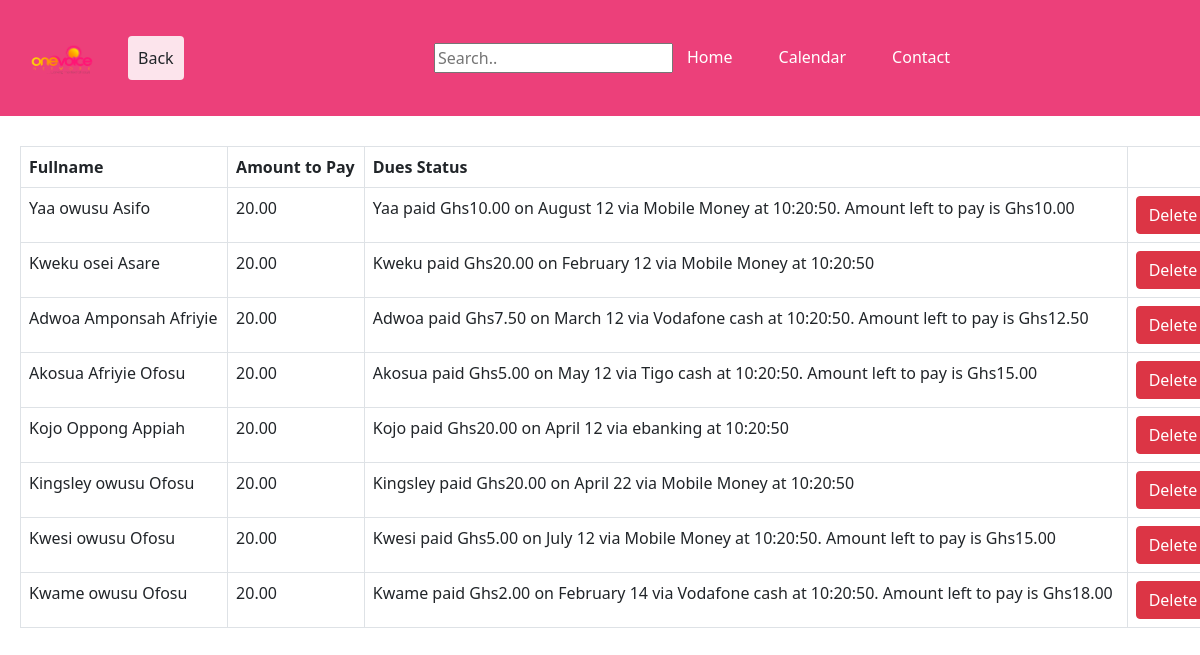
Page /php/dues.php on the committed database.
### tables this page shows
CREATE TABLE `duesmember` (
  `memduesID` int(11) DEFAULT NULL,
  `duesID` int(11) DEFAULT NULL,
  `totalamount` decimal(10,2) DEFAULT NULL,
  `paymentdate` datetime DEFAULT NULL,
  `modeofPayment` enum('Mobile Money','Vodafone cash','Tigo cash','ebanking') DEFAULT NULL
);

### php/dues.php (the view, shortened to what this page needs)
<?php
require __DIR__ ."/database_connection_test.php";
function listing($conn){
    $dues = mysqli_query($conn,"SELECT d.duesID, P.personID, concat(P.fname, ' ', P.middlename, ' ', P.lname) as Fullname, DM.totalamount,
    if (DM.totalamount>D.amountpaid, concat(P.fname, ' paid Ghs', D.amountpaid, ' on ', monthname(DM.paymentdate), ' ', day(DM.paymentdate), ' ',
    'via ', DM.modeofPayment, ' at ', time(DM.paymentdate), '.', ' Amount left to pay is Ghs', DM.totalamount-D.amountpaid),
    concat(P.fname, ' paid Ghs', D.amountpaid, ' on ', monthname(DM.paymentdate), ' ', day(DM.paymentdate), ' ',
    'via ', DM.modeofPayment, ' at ', time(DM.paymentdate))) as Dues
    from Dues as D Inner Join DuesMember as DM on D.duesID = DM.duesID
    Inner Join Person as P on P.personID = D.duesID");
    $data=mysqli_fetch_all($dues,MYSQLI_ASSOC);
    return $data;
}
    $data=listing($conn);
$searchresult = [];
?>
<!DOCTYPE html>
<html lang="en">
<head>
    <link href="https://cdn.jsdelivr.net/npm/bootstrap@5.1.1/dist/css/bootstrap.min.css" rel="stylesheet">
    <link rel="stylesheet" type="text/css" href="../css/styles.css">
</head>
<body>
    <nav class="navbar navbar-expand-lg navbar-dark navbarcolor">
    <div class="container-fluid">
    <a class="navbar-brand " href="home.php"><img src="../images/logo.png" width="100" height="90"></a>
    <a href="members.php"><button type="button" class="btn back-button">Back</button></a>
        <div class="collapse navbar-collapse" id="navbarText">
        <ul class="navbar-nav ms-auto mb-2 mb-lg-0 bars">
            <form action="" method="get" class="search-bar">
                    <li>
                        <input type="text" name= "searchbar"  placeholder="Search..">
                    </li>
            </form>
            <li class="nav-item">
                <a class="nav-link active barsbars" aria-current="page" href="home.php">Home</a>
            </li>
            <li class="nav-item">
                <a class="nav-link active barsbars" href="#">Calendar</a>
            </li>
            <li class="nav-item">
                <a class="nav-link active barsbars">Contact</a>
            </li>
        </ul>
        </div>
    </div>
    </nav>
    <div class="table-responsive">
        <table class="table table-hover table-color table-bordered att">
            <tr>
                <th>Fullname</th>
                <th>Amount to Pay</th>
                <th>Dues Status</th>
            </tr>
            <?php foreach($data as $q){ ?>
                <tr>
                <?php if (in_array($q['Fullname'],$searchresult)) { ?>
                    <td class="highlight"><?php echo $q['Fullname'] ?></td>
                    <td class="highlight"><?php echo $q['totalamount'] ?></td>
                    <td class="highlight"><?php echo $q['Dues'] ?></td>
                <?php } else { ?>
                        <td><?php echo $q['Fullname']?></td>
                        <td><?php echo $q['totalamount'] ?></td>
                        <td><?php echo $q['Dues']?></td>
                <?php } ?>
                <td>
                        <form action="" method="post" onSubmit="onDelete(event)">
                            <input class="btn btn-danger" type = "submit" name="Delete"  value="Delete"/>
                        </form>
                </td>
                </tr>
            <?php } ?>
        </table>
    </div>
</body>
</html>

### css/navbar.css (style rules this page uses)
.bars { margin-right: 200px; }
.barsbars { margin-right: 30px; }
.navbarcolor { background-color: #ec407a; }

### css/attendance.css (style rules this page uses)
.att { margin-top:30px; margin-left: 20px; }
.search-bar { padding: 6px; }

### css/common.css (style rules this page uses)
body { background-color:white; position:relative; }
.back-button { background-color: #fce4ec; padding:9px; }

### rows in the picture
duesmember: Fullname "Yaa owusu Asifo", totalamount "20.00", Dues "Yaa paid Ghs10.00 on August 12 via Mobile Money at 10:20:50. Amount left to pay is Ghs10.00"
duesmember: Fullname "Kweku osei Asare", totalamount "20.00", Dues "Kweku paid Ghs20.00 on February 12 via Mobile Money at 10:20:50"
duesmember: Fullname "Adwoa Amponsah Afriyie", totalamount "20.00", Dues "Adwoa paid Ghs7.50 on March 12 via Vodafone cash at 10:20:50. Amount left to pay is Ghs12.50"
duesmember: Fullname "Akosua Afriyie Ofosu", totalamount "20.00", Dues "Akosua paid Ghs5.00 on May 12 via Tigo cash at 10:20:50. Amount left to pay is Ghs15.00"
duesmember: Fullname "Kojo Oppong Appiah", totalamount "20.00", Dues "Kojo paid Ghs20.00 on April 12 via ebanking at 10:20:50"
duesmember: Fullname "Kingsley owusu Ofosu", totalamount "20.00", Dues "Kingsley paid Ghs20.00 on April 22 via Mobile Money at 10:20:50"
duesmember: Fullname "Kwesi owusu Ofosu", totalamount "20.00", Dues "Kwesi paid Ghs5.00 on July 12 via Mobile Money at 10:20:50. Amount left to pay is Ghs15.00"
duesmember: Fullname "Kwame owusu Ofosu", totalamount "20.00", Dues "Kwame paid Ghs2.00 on February 14 via Vodafone cash at 10:20:50. Amount left to pay is Ghs18.00"
